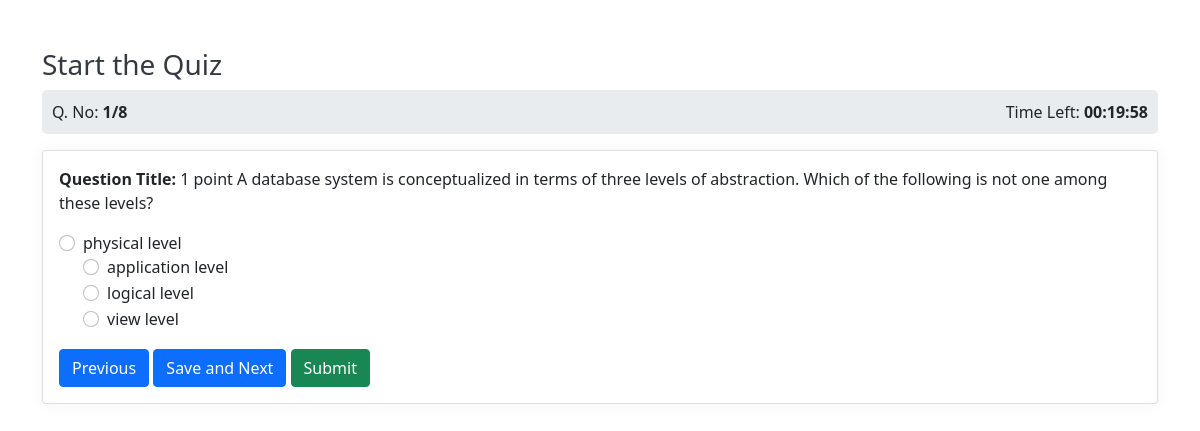
The app's page /start_quiz/6 (signed in) with its own data.
### application/models.py (models this page shows)
class Question(db.Model):
    id = db.Column(db.Integer, primary_key=True)
    quiz_id = db.Column(db.Integer, db.ForeignKey('quiz.id'), nullable=False)
    question_title = db.Column(db.String(), nullable=False)
    option1 = db.Column(db.String(), nullable=False)
    option2 = db.Column(db.String(), nullable=False)
    option3 = db.Column(db.String(), nullable=False)
    option4 = db.Column(db.String(), nullable=False)
    correct_option = db.Column(db.Integer, nullable=False)

### application/controllers.py (the view, shortened to what this page needs)
@app.route("/start_quiz/<int:quiz_id>", methods=["GET", "POST"])
def start_quiz(quiz_id):
    user_id = session.get("user_id")
    if not user_id:
        return redirect(url_for("login"))
    quiz = Quiz.query.get_or_404(quiz_id)
    questions = quiz.questions
    total_questions = len(questions)
    if "quiz_data" not in session or session["quiz_data"].get("quiz_id") != quiz_id:
        session["quiz_data"] = {
            "quiz_id": quiz_id,
            "question_index": 0,
            "answers": {},
            "start_time": datetime.utcnow().isoformat(),
        }
        print(f"Quiz data initialized in session: {session['quiz_data']}")
    quiz_data = session["quiz_data"]
    current_question_index = quiz_data["question_index"]
    if current_question_index >= total_questions:
        score = calculate_score(quiz_id, quiz_data["answers"])
        save_score(quiz_id, user_id, score)
        session.pop("quiz_data", None)
        print("Quiz completed, redirecting to view_scores")
        return redirect(url_for("view_scores", user_id=user_id))
    question = questions[current_question_index]
    selected_answer = quiz_data["answers"].get(str(question.id))
    start_time_str = quiz_data["start_time"]
    time_left = calculate_time_left(quiz.time_duration, start_time_str)
    return render_template(
        "start_quiz.html",
        quiz=quiz,
        question=question,
        current_question_index=current_question_index + 1,
        total_questions=total_questions,
        time_left=time_left,
        selected_answer=selected_answer,
    )

### application/controllers.py (called while the page is built)
def calculate_time_left(duration, start_time_str):
    try:
        start_time_utc = datetime.fromisoformat(start_time_str).replace(tzinfo=pytz.utc)
        now_utc = datetime.now(pytz.utc)
        quiz_end_time_utc = start_time_utc + timedelta(
            hours=duration.hour, minutes=duration.minute, seconds=duration.second
        )
        time_left_delta = quiz_end_time_utc - now_utc
        if time_left_delta.total_seconds() <= 0:
            return "00:00:00"
        hours, remainder = divmod(time_left_delta.total_seconds(), 3600)
        minutes, seconds = divmod(remainder, 60)
        return f"{int(hours):02}:{int(minutes):02}:{int(seconds):02}"
    except Exception as e:
        print(f"Error calculating time left: {e}")
        return "00:00:00"

### templates/start_quiz.html (shortened to what this page needs)
<!DOCTYPE html>
<html lang="en">
<head>
    <link rel="stylesheet" href="{{url_for('static', filename = 'start_quiz.css')}}">
    <link href="https://cdn.jsdelivr.net/npm/bootstrap@5.0.2/dist/css/bootstrap.min.css" rel="stylesheet"
>
</head>
<body>
    <div class="container mt-5">
        <h3>Start the Quiz</h3>
        <form method ="POST">
            <div class="d-flex justify-content-between">
                <span>Q. No: <strong>{{current_question_index }}/{{total_questions}}</strong></span>
                <span>Time Left: <strong id ="time-left">{{time_left}}</strong></span>
            </div>
            <div class="card mt-3">
                <div class="card-body">
                    <p><strong>Question Title:</strong>{{question.question_title}} </p>
                    <div>
                        <div class="form-check">
                            <input class="form-check-input" type="radio" name="answer" id="option1" value="1" {% if  selected_answer == "1" %}checked{%endif %}>
                            <label class="form-check-label" for="option1">{{question.option1}}
                        <div class="form-check">
                            <input class="form-check-input" type="radio" name="answer" id="option2" value="2" {% if selected_answer == "2"%}checked{%endif %}>
                            <label class="form-check-label" for="option2">{{question.option2}}</label>
                        </div>
                        <div class="form-check">
                            <input class="form-check-input" type="radio" name="answer" id="option3" value="3" {% if selected_answer == "3" %}checked{%endif %}>
                            <label class="form-check-label" for="option3">{{question.option3}}</label>
                        </div>
                        <div class="form-check">
                            <input class="form-check-input" type="radio" name="answer" id="option4" value="4" {% if selected_answer == "4" %}checked{%endif %}>
                            <label class="form-check-label" for="option4">{{question.option4}}</label>
                        </div>
                    </div>
                    <div class="mt-3">
                        <button class="btn btn-primary"type ="submit" name ="action" value="Previous">Previous</button>
                        <button class="btn btn-primary"type ="submit" name ="action" value="next">Save and Next</button>
                        <button class="btn btn-success" type="submit" name = "action" value = "submit">Submit</button>
                    </div>
                </div>
            </div>
    </form>
    </div>
</body>
</html>

### static/start_quiz.css (style rules this page uses)
body { font-family: Arial, sans-serif; background-color: #f8f9fa; }
.container { margin-top: 30px; }
h3 { color: #343a40; margin-bottom: 20px; }
.card { border: none; box-shadow: 0 0 15px rgba(0, 0, 0, 0.05); border-radius: 10px; }
.card-body { padding: 20px; }
.form-check { margin-bottom: 10px; }
.form-check-input { margin-top: .3rem; }
.btn-primary { background-color: #007bff; border-color: #007bff; }
.btn-success { background-color: #28a745; border-color: #28a745; }
.d-flex { background-color: #e9ecef; padding: 10px; border-radius: 5px; margin-bottom: 15px; align-items: center; }

### records on screen
Question: question_title "1 point A database system is conceptualized in terms of three levels of abstraction. Which of the following is not one among these levels?", option1 "physical level", option2 "application level", option3 "logical level", option4 "view level"

### other values on screen
{{ current_question_index }} "1"
{{ total_questions }} "8"
